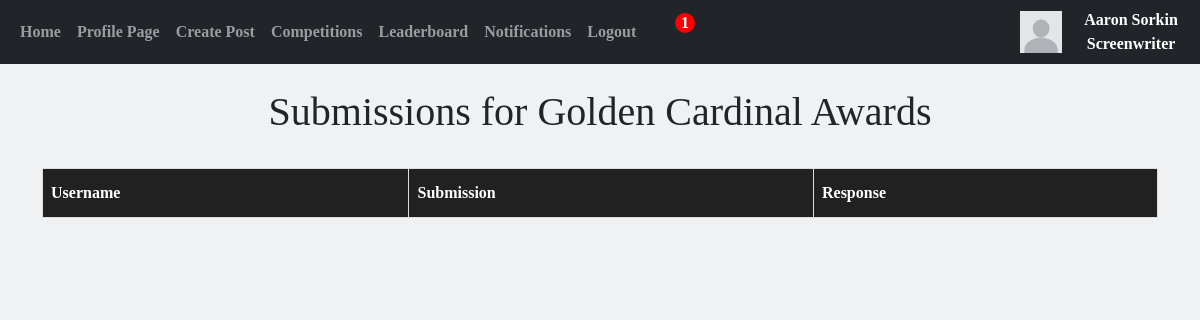
/submissions/1 (signed in), run on the app's committed database.
### website/models.py (models this page shows)
class Users(db.Model, UserMixin):
    __tablename__ = "Users"
    id = db.Column(db.Integer, primary_key=True)
    email = db.Column(db.String(150), unique=True)
    username = db.Column(db.String(150), unique=True)
    forename = db.Column(db.String(75), unique=True)
    surname = db.Column(db.String(75))
    password = db.Column(db.String(150))
    accounttype = db.Column(db.Integer)
    profilepic = db.Column(db.String(), nullable=True)
    biography = db.Column(db.Text)
    insta = db.Column(db.String(), nullable=True)
    twitter = db.Column(db.String(), nullable=True)
    notifnum = db.Column(db.Integer)
    writers = db.relationship('Screenwriters', backref="user", passive_deletes=True)
    producers = db.relationship('Producers', backref="user", passive_deletes=True)

class Competitions(db.Model):
    __tablename__ = "Competitions"
    compid = db.Column(db.Integer, primary_key=True)
    producerid = db.Column(db.Integer, db.ForeignKey('Producers.producerid'))
    title = db.Column(db.String(300))
    brief = db.Column(db.Text)
    deadline = db.Column(db.DateTime(timezone=True))
    deadline_string = db.Column(db.String(300))
    date_created = db.Column(db.Date, default=func.current_date())
    datetime_created = db.Column(db.DateTime(timezone=True), default=func.now())
    submissionnum = db.Column(db.Integer)
    responses = db.relationship('Notifications', backref="comp", passive_deletes=True)
    awards = db.relationship('Awards', backref="comp", passive_deletes=True)

### website/notifs.py (the view)
@notifs.route('/submissions/<compid>', methods=['GET', 'POST'])
@login_required
def submissions(compid):
    UpdateNotificationNumber(current_user.id)
    notifs = Notifications.query.filter_by(compid = compid, message = None, ranking = None)
    competition = Competitions.query.filter_by(compid=compid).first()
    return flask.render_template('submissions.html', notifs=notifs, user=current_user, comp=competition)

### website/update.py (called while the page is built, shortened)
def UpdateNotificationNumber(userid): # Updates the badge indicating the number of unseen notification a user has
    if current_user.accounttype == 1:
        writer = Screenwriters.query.filter_by(userid=userid).first()
        notifs = Notifications.query.filter_by(writerid=writer.writerid)
        number = 0
        if notifs:
            current_user.notifnum = number
            db.session.commit()
        else:
            current_user.notifnum = 0
            db.session.commit()

### website/templates/submissions.html (shortened to what this page needs)
{% extends "base.html" %} {% block title %}Submissions{% endblock %} {% block content %}
<!DOCTYPE html>
<html lang="en">
<head>
</head>
<body>
    <h1 style="text-align:center">Submissions for {{comp.title}}</h1>
    <br>
    <table id="table">
        <tr>
          <th>Username</th>
          <th>Submission</th>
          <th>Response</th>
        </tr>
    </table>
</body>
</html>
{% endblock %}

### website/templates/base.html (shortened to what this page needs)
<!DOCTYPE html>
<html lang="en">
  <head>
    <link
      href="https://cdn.jsdelivr.net/npm/bootstrap@5.0.2/dist/css/bootstrap.min.css"
      rel="stylesheet"
    />
  </head>
  <body>
    <nav class="navbar navbar-expand-lg navbar-dark bg-dark">
      <div class="container-fluid">
        <div class="collapse navbar-collapse" id="navbar">
          <div class="navbar-nav">
            <a class="nav-item nav-link" href="/home">Home</a>
            {% if user.is_authenticated %}
            <a class="nav-item nav-link" href="/profilepage/{{user.id}}">Profile Page</a>
            <a class="nav-item nav-link" href="/post">Create Post</a>
            <a class="nav-item nav-link" href="/competitions">Competitions</a>
            <a class="nav-item nav-link" href="/leaderboard">Leaderboard</a>
            <a class="nav-item nav-link" style="position:relative" href="/notifications/{{user.id}}">Notifications</a>
            {% if user.notifnum != 0 %}
              <span class="notifnum">{{current_user.notifnum}}</span>
            {% endif %}
            <a class="nav-item nav-link" href="/logout" onclick="return confirm('Are you sure you want to log out?')">Logout</a>
            {% else %}
            <a class="nav-item nav-link" href="/login">Login</a>
            <a class="nav-item nav-link" href="/sign-up">Sign Up</a>
            {% endif %}
          </div>
        </div>
      </div>
      <div style="text-align: right">
        {% if user.is_authenticated %}
          {% if user.profilepic %}
            <a href="/profilepage/{{user.id}}"" target=_blank><img src="{{ url_for('static', filename='images/'+ user.profilepic) }}" alt="Profile picture" height="50px" width="50px"></a>
          {% else %}
            <a href="/profilepage/{{user.id}}"" target=_blank><img src="/static/images/default.jpg" alt="Default profile picture" height="25%" width="25%"></a>
          {% endif %}
        {% endif %}
      </div>
      <div style="text-align: center; color: white;" >
        {{ user.username }}
        {% if user.accounttype == 1 %}
          Screenwriter
        {% elif user.accounttype == 2 %}
          Producer
        {% endif %}
      </div>
    </nav>
    <br>
    <div class="container">{% block content %}{% endblock %}</div>
  </body>
</html>

### website/templates/base.html (style rules this page uses)
body { background-color: #eff1f3; font-family:futura; font-weight: bold; }
.notifnum { position: absolute; top: 13px; left: 675px; width: 20px; height: 20px; background: red; color: #ffffff; display: flex; justify-content: center; align-items: center; border-radius: 50%; }

### website/templates/submissions.html (style rules this page uses)
#table { border-collapse: collapse; width: 100%; }
#table td, #table th { border: 1px solid #ddd; padding: 8px; }
#table th { padding-top: 12px; padding-bottom: 12px; text-align: left; background-color: #212121; color: white; }

### data on the page
Users: notifnum "1", username "Aaron Sorkin"
Competitions: title "Golden Cardinal Awards"
